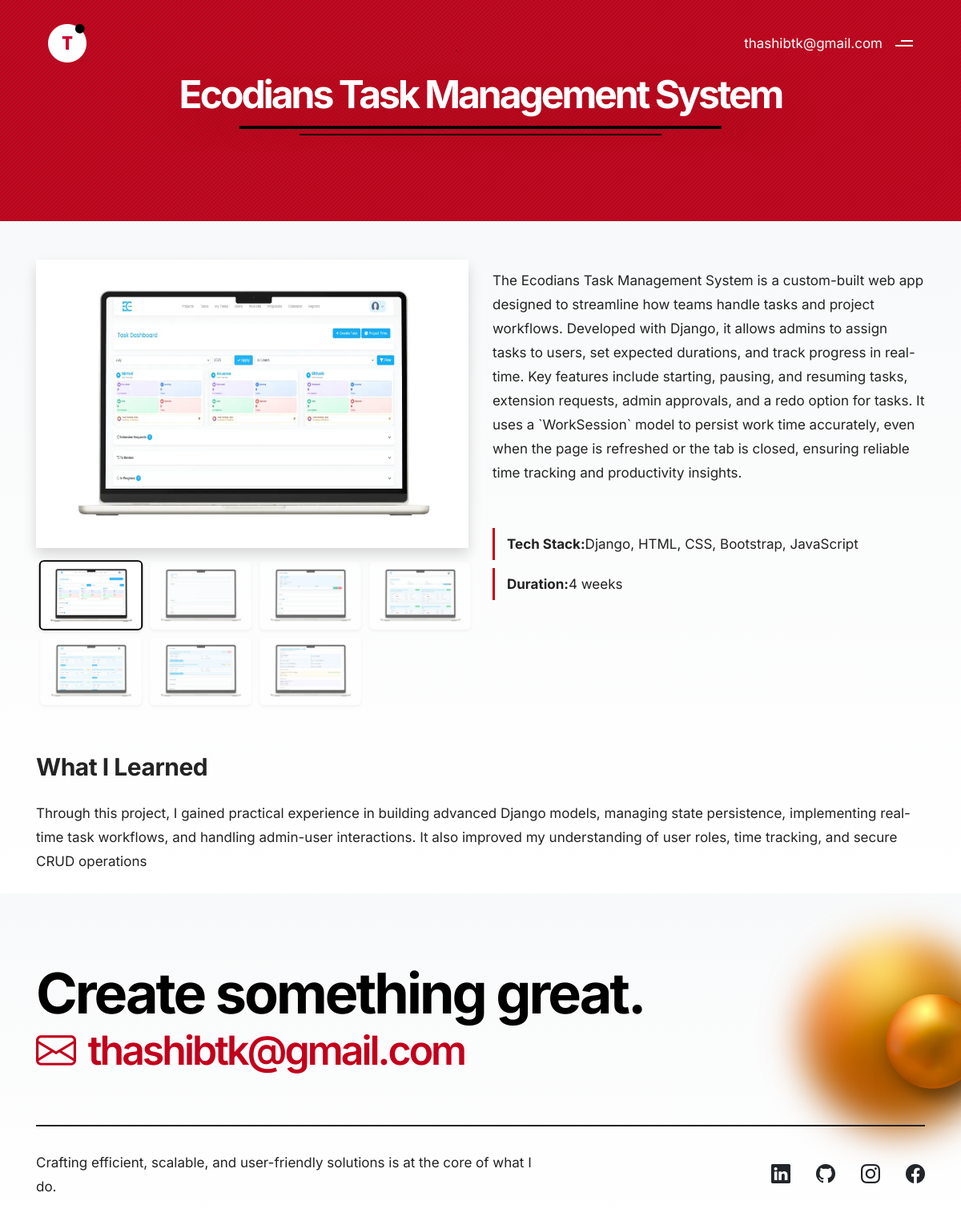
Screenshot of /project/ecodians-task-management-system/ with the database file from the repository.
### myapp/models.py (models this page shows, shortened)
class Project(models.Model):
    title = models.CharField(max_length=200, help_text="The title of the project.")
    main_image = models.ImageField(
        upload_to='projects/main_images/',
        help_text="The main display image for the project."
    )
    short_description = models.CharField(
        max_length=255,
        blank=True,
        null=True,
        help_text="A brief description of the project (max 255 characters)."
    )
    description = models.TextField(help_text="A detailed description of the project.")
    tech_stack = models.CharField(
        max_length=255,
        help_text="Comma-separated list of technologies used (e.g., Django, React, MySQL)."
    )
    duration = models.CharField(
        max_length=50,
        blank=True,
        null=True,
        help_text="Duration of the project (e.g., '2 months', '6 weeks')."
    )
    team_size = models.IntegerField(
        blank=True,
        null=True,
        help_text="Number of developers in the team."
    )
    github_link = models.URLField(
        max_length=200,
        blank=True,
        null=True,
        help_text="URL to the GitHub repository."
    )
    live_demo_link = models.URLField(
        max_length=200,
        blank=True,
        null=True,
        help_text="URL to the live demo of the project."
    )
    created_at = models.DateTimeField(auto_now_add=True)
    updated_at = models.DateTimeField(auto_now=True)
    slug = models.SlugField(unique=True, blank=True, max_length=255)
    learned = models.TextField(blank=True, null=True, help_text="what learned")
    is_active = models.BooleanField(default=True, help_text="Is this project currently active?")
    class Meta:
        verbose_name = "Project"
        verbose_name_plural = "Projects"
        ordering = ['-created_at']

class ProjectImage(models.Model):
    project = models.ForeignKey(
        Project,
        related_name='gallery_images',
        on_delete=models.CASCADE,
        help_text="The project this image belongs to."
    )
    image = models.ImageField(
        upload_to='projects/gallery_images/',
        help_text="An image for the project gallery."
    )
    caption = models.CharField(
        max_length=255,
        blank=True,
        null=True,
        help_text="Optional caption for the image."
    )
    order = models.IntegerField(
        default=0,
        help_text="Order in which images should appear in the gallery."
    )
    uploaded_at = models.DateTimeField(auto_now_add=True)
    class Meta:
        verbose_name = "Project Gallery Image"
        verbose_name_plural = "Project Gallery Images"
        ordering = ['order', 'uploaded_at']

### myapp/views.py (the view)
def project_details(request, slug):
    project = Project.objects.get(slug=slug)
    context = {
        'project': project,
    }
    return render(request, 'project_details.html', context)

### myapp/templates/project_details.html (shortened to what this page needs)
{% load static %}
<!doctype html>
<html class="no-js" lang="en">
    <head>
        <link rel="stylesheet" href="{% static 'css/vendors.min.css' %}"/>
        <link rel="stylesheet" href="{% static 'css/icon.min.css' %}"/>
        <link rel="stylesheet" href="{% static 'css/style.css' %}"/>
        <link rel="stylesheet" href="{% static 'css/responsive.css' %}"/>
        <link rel="stylesheet" href="{% static 'css/freelancer.css' %}" />
    </head>
    <body data-mobile-nav-style="classic" class="custom-cursor">
        {% include 'components/header.html' %}
        <section class="magic-cursor ipad-top-space-margin round-cursor bg-base-color bg-sliding-line overflow-hidden position-relative py-100px md-py-80px sm-py-60px" id="projects">
            <div id="particles-style-01" class="h-100 position-absolute left-0px top-0 w-100" data-particle="true" data-particle-options='{"particles": {"number": {"value": 10,"density": {"enable": true,"value_area": 2000}},"color": {"value": ["#000000", "#000000", "#000000", "#000000", "#000000"]},"shape": {"type": "circle","stroke":{"width":0,"color":"#000000"}},"opacity": {"value": 0.3,"random": false,"anim": {"enable": false,"speed": 1,"sync": false}},"size": {"value": 6,"random": true,"anim": {"enable": false,"sync": true}},"line_linked":{"enable":false,"distance":0,"color":"#ffffff","opacity":0.4,"width":1},"move": {"enable": true,"speed":1,"direction": "right","random": false,"straight": false}},"interactivity": {"detect_on": "canvas","events": {"onhover": {"enable": false,"mode": "repulse"},"onclick": {"enable": false,"mode": "push"},"resize": true}},"retina_detect": false}'></div>
            <div class="container">
                <div class="row justify-content-center">
                    <div class="col-lg-12 col-md-12 text-center">
                        <div class="protitle text-white fw-700 ls-minus-3px text-shadow-large margin-30px-bottom md-margin-20px-bottom" style=" position: relative; display: inline-block; padding-bottom: 15px;">
                            {{project.title}}
                            <div style="position: absolute; bottom: 0; left: 50%; transform: translateX(-50%); width: 80%; height: 4px; background-color: #000000;"></div>
                            <div style="position: absolute; bottom: -8px; left: 50%; transform: translateX(-50%); width: 60%; height: 2px; background-color: #000000;"></div>
                        </div>
                    </div>
                </div>
            </div>
        </section>
        <section class="pb-0 bg-gradient-top-very-light-gray py-5">
            <div class="container">
                <div class="row mb-5">
                    <div class="col-lg-6 md-mb-30px">
                        <div class="mb-3">
                            <img id="mainImage" src="{{project.main_image.url}}"
                                alt="CodeFlow Main Dashboard" class="w-100 rounded-lg shadow main-image">
                        </div>
                        <div class="row g-2 subimgrow">
                            <div class="col-3 subimg">
                                <img
                                src="{{ project.main_image.url }}"
                                alt="{{ project.title }}"
                                class="w-100 rounded shadow-sm thumbnail active"
                                data-main-src="{{ project.main_image.url }}"
                                data-alt="{{ project.title }}">
                            </div>
                            {% for img in project.gallery_images.all %}
                                <div class="col-3 subimg">
                                <img
                                    src="{{ img.image.url }}"
                                    alt="{{ img.caption|default:project.title }}"
                                    class="w-100 rounded shadow-sm thumbnail"
                                    data-main-src="{{ img.image.url }}"
                                    data-alt="{{ img.caption|default:project.title }}">
                                </div>
                            {% endfor %}
                        </div>
                    </div>
                    <div class="col-lg-6">
                        <p class="text-medium mb-20px mt-2">
                            {{project.description}}
                        </p>
                        <ul class="list-style-02 text-dark-gray mb-10 mt-10">
                            <li><strong>Tech Stack:</strong>{{project.tech_stack}}</li>
                            <li><strong>Duration:</strong>{{project.duration}}</li>
                        </ul>
                    </div>
                </div>
                <div class="row">
                    <div class="col-lg-12">
                        <h3 class="fw-700 fs-30 text-dark-gray mb-20px">What I Learned</h3>
                        <p class="text-medium">
                            {{project.learned}}
                        </p>
                    </div>
                </div>
            </div>
        </section>
        {% include 'components/footer.html' %}
    </body>
</html>

### myapp/templates/components/header.html (shortened to what this page needs)
{% load static %}
<header>
            <nav class="navbar navbar-expand-lg header-transparent bg-transparent disable-fixed" data-header-hover="dark">
                <div class="container-fluid">
                    <div class="col-auto col-lg-2 me-lg-0 me-auto">
                        <a class="navbar-brand" href="{% url 'index' %}">
                            <img src="{% static 'images/logo/logo.png' %}" alt="thashib">
                        </a>
                    </div>
                    <div class="col-auto col-lg-3 text-end lg-pe-0">
                        <div class="header-icon">
                            <a href="mailto:thashibtk@gmail.com" class="text-white">thashibtk@gmail.com</a>
                            <div class="header-push-button hamburger-push-button icon sm-pe-15px">
                                <div class="push-button">
                                    <span></span>
                                    <span></span>
                                </div>
                            </div>
                        </div>
                    </div>
                </div>
            </nav>
        </header>

### myapp/templates/components/footer.html (shortened to what this page needs)
{% load static %}
        <footer id="contact" class="position-relative overflow-hidden pb-0 bg-gradient-top-very-light-gray">
            <img src="{% static 'images/demo-freelancer-03.png' %}" class="position-absolute top-0px right-minus-100px" alt="thashi">
            <div class="container position-relative">
                <img src="{% static 'images/demo-freelancer-04.png' %}" class="position-absolute top-20px right-minus-100px d-none d-md-block" alt="thashi">
                <div class="row">
                    <div class="col-md-12 position-relative">
                        <div class="fs-70 md-fs-50 sm-fs-40 ls-minus-3px fw-700 text-black mb-10px sm-ls-minus-1px">Create something great.</div>
                        <div class="d-inline-block">
                            <i class="bi bi-envelope icon-extra-large md-icon-large me-10px text-base-color align-middle"></i>
                            <a href="mailto:thashibtk@gmail.com" class="fs-50 sm-fs-40 text-base-color fw-600 align-middle ls-minus-3px sm-ls-minus-1px">thashibtk@gmail.com</a>
                        </div>
                    </div>
                </div>
                <div class="row g-0 align-items-center border-top border-2 border-color-dark-gray pt-30px mt-6 mb-3">
                    <div class="col-md-7 last-paragraph-no-margin sm-mb-20px">
                        <p>Crafting efficient, scalable, and user-friendly solutions is at the core of what I do.</p>
                    </div>
                    <div class="col-md-5 elements-social social-text-style-01 text-start text-md-end sm-mb-20px">
                        <ul class="medium-icon dark fw-600 list-unstyled d-flex gap-3 justify-content-md-end">
                            <li><a class="text-dark" href="https://www.linkedin.com/in/thashibtk/" target="_blank"><i class="bi bi-linkedin fs-24"></i></a></li>
                            <li><a class="text-dark" href="https://github.com/thashibtk" target="_blank"><i class="bi bi-github fs-24"></i></a></li>
                            <li><a class="text-dark" href="https://www.instagram.com/thashi_tk/" target="_blank"><i class="bi bi-instagram fs-24"></i></a></li>
                            <li><a class="text-dark" href="https://www.facebook.com/thashibtk/" target="_blank"><i class="bi bi-facebook fs-24"></i></a></li>
                        </ul>
                    </div>
                </div>
            </div>
        </footer>

### myapp/static/css/freelancer.css (style rules this page uses)
:root { --base-color: #c2001c; --light-medium-gray:#ffffff; --primary-font: 'Inter', sans-serif; --alt-font: 'Inter', sans-serif; }
body { font-size: 17px; line-height: 30px; color:var(--dark-gray); }
section { padding-top: 90px; padding-bottom: 90px; }
.bg-sliding-line { background-image: linear-gradient(135deg, transparent 45%, #9c2531 45%, #9c2531 55%, transparent 0); background-size: 5px 5px; }
.header-push-button .push-button { height: 8px; }
header .navbar-brand img { max-height: 48px; }
.header-push-button .push-button span:first-child { width: 15px; margin-right: 0; }
.bg-gradient-top-very-light-gray { background-image: linear-gradient(to top, #e1e1e1, #e1e1e1, #e1e1e1, #e1e1e1, #e1e1e1); }
.text-shadow-large { text-shadow: 0 20px 60px rgb(0, 0, 0, 0.15); }

### myapp/templates/project_details.html (style rules this page uses)
.thumbnail { cursor: pointer; transition: all 0.3s ease; opacity: 0.7; border: 2px solid transparent; }
.thumbnail.active { opacity: 1; border: 2px solid #000000; transform: scale(1.02); }
.main-image { transition: opacity 0.3s ease; }
.bg-gradient-top-very-light-gray { background: linear-gradient(to bottom, #f8f9fa, #ffffff); }
.list-style-02 { list-style: none; padding-left: 0; }
.list-style-02 li { padding: 5px 0; border-left: 3px solid #c2001c; padding-left: 15px; margin-bottom: 10px; }
.subimg { padding-right: 0px !important; padding-left: 10px !important; }
.subimgrow { padding-left: 10px !important; padding-right: 12px !important; }
.protitle { line-height : 3.5rem; font-size: 3rem; }

### rows the page displays
Project: title "Ecodians Task Management System", main_image (picture), description "The Ecodians Task Management System is a custom-built web app designed to streamline how teams handle tasks and project workflows. Developed with Django, it allows admins to assign tasks to users, set expected durations, and track progress in real-time. Key features include starting, pausing, and resuming tasks, extension requests, admin approvals, and a redo option for tasks. It uses a `WorkSession` model to persist work time accurately, even when the page is refreshed or the tab is closed, ensuring reliable time tracking and productivity insights.", tech_stack "Django, HTML, CSS, Bootstrap, JavaScript", duration "4 weeks", learned "Through this project, I gained practical experience in building advanced Django models, managing state persistence, implementing real-time task workflows, and handling admin-user interactions. It also improved my understanding of user roles, time tracking, and secure CRUD operations"
ProjectImage: image (picture)
ProjectImage: image (picture)
ProjectImage: image (picture)
ProjectImage: image (picture)
ProjectImage: image (picture)
ProjectImage: image (picture)
